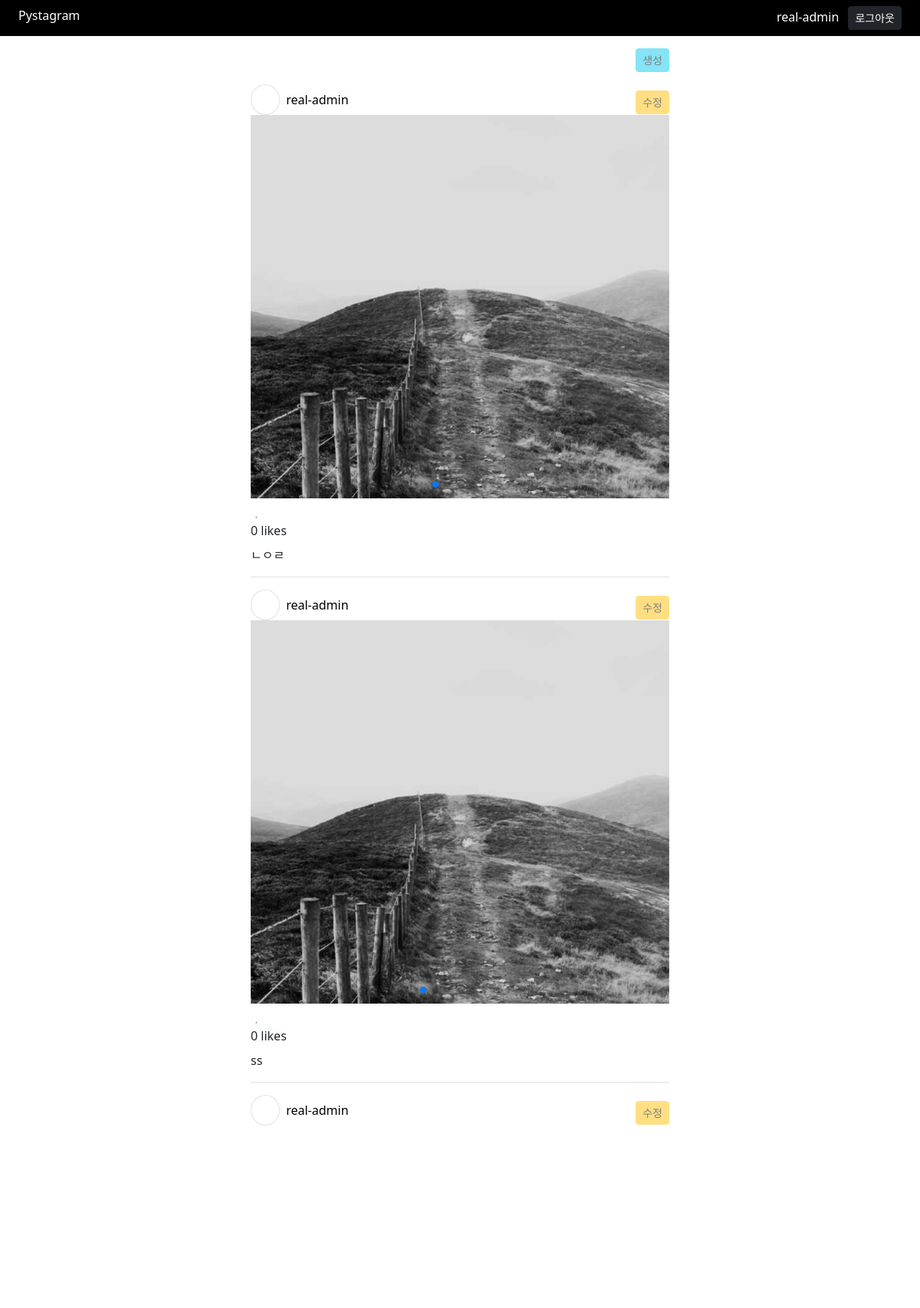
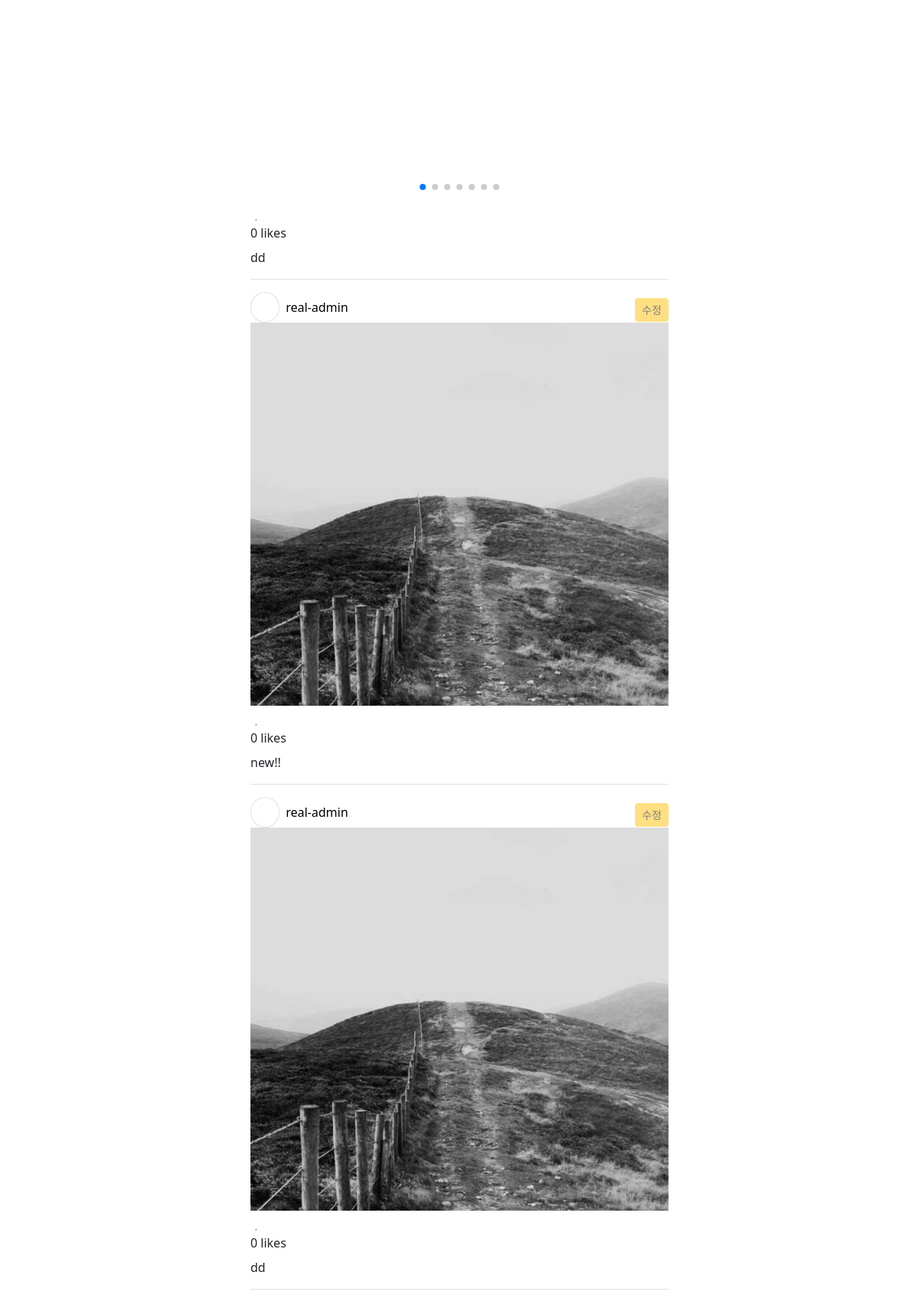
The page / (signed in) on the database as committed earlier (2 pictures, top to bottom).
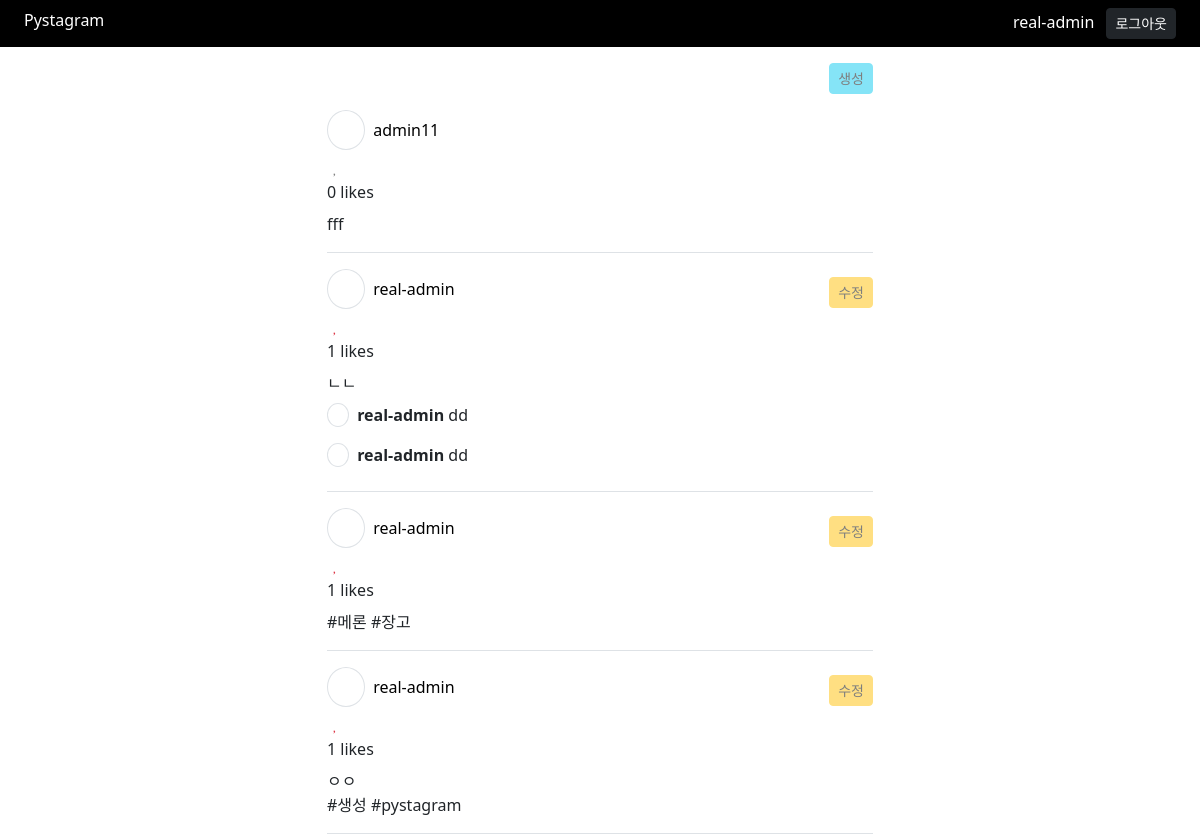
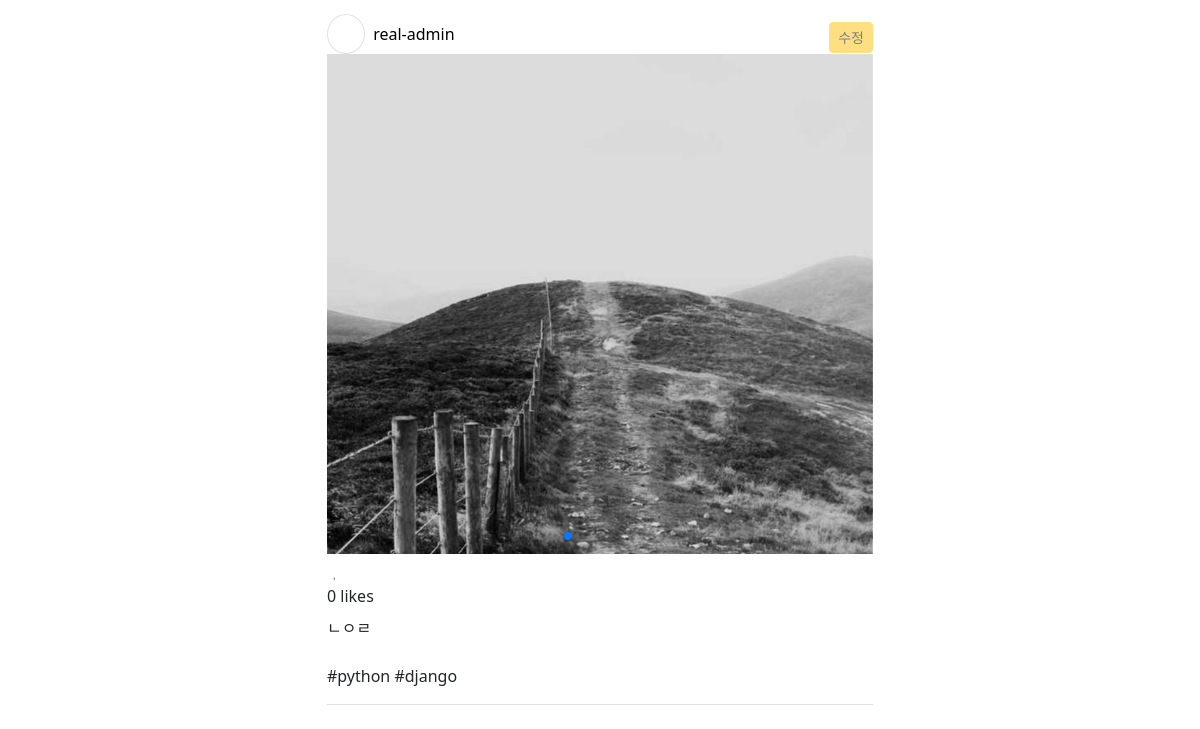
The same page on the database as committed later (2 pictures, top to bottom).
### post/models.py (models this page shows, shortened)
class Post(TimestampModel):  # utils/models.py 에서 상속 받은 모델
    content = models.TextField('본문')
    user = models.ForeignKey(User, on_delete=models.CASCADE)  # 외례키 설정, 유저 삭제시 같이 삭제
    class Meta:
        verbose_name = '포스트'
        verbose_name_plural = '포스트 목록'

class PostImage(TimestampModel):
    post = models.ForeignKey(Post, on_delete=models.CASCADE, related_name='images')  # related_name='postimage_set'이 기본값
    image = models.ImageField('이미지', upload_to='post/%Y/%m/%d')  # 이미지 경로가 post/년/월/일
    class Meta:
        verbose_name = '이미지'
        verbose_name_plural = '이미지 목록'

class Comment(TimestampModel):
    post = models.ForeignKey(Post, related_name='comments', on_delete=models.CASCADE)
    content = models.CharField('내용', max_length=255)
    user = models.ForeignKey(User, on_delete=models.CASCADE)

### member/models.py (models this page shows, shortened)
class User(AbstractBaseUser):  # 기본 기능은 상속받아서 사용
    email = models.EmailField(
        verbose_name='email',
        unique = True
    )
    is_active = models.BooleanField(default = False) # 기본적으로 비활성화 시켜놓고 확인 후 활성화
    is_admin = models.BooleanField(default = False)  # admin 기능
    nickname = models.CharField('nickname', max_length=20, unique=True)
    following = models.ManyToManyField(
        'self', symmetrical=False, related_name='followers',
        through='UserFollowing', through_fields=('from_user', 'to_user')
    )  # 'self' User가 User를 받을 수 없어서 self사용
    objects = UserManager()  # 메니져는 UserManager()
    USERNAME_FIELD = 'email'  # 기본 유저네임(아이디)를 email로 지정
    EMAIL_FIELD = 'email'
    REQUIRED_FIELDS = []
    class Meta:
        verbose_name = '유저'
        verbose_name_plural = f'{verbose_name} 목록'
    def __str__(self):
        return self.nickname

### post/views.py (the view)
# urls.py: path('', post_views.PostListView.as_view(), name='main'),
class PostListView(ListView):
    queryset = Post.objects.all().select_related('user').prefetch_related('images', 'comments', 'likes')
    template_name = 'post/list.html'
    paginate_by = 5
    ordering = ('-created_at',)
    def get_context_data(self, *args, **kwargs):
        data = super().get_context_data(*args, **kwargs)
        data['comment_form'] = CommentForm()
        return data

### post/templatetags/custom_tag.py (called while the page is built)
@register.simple_tag()
def add_like_class(user, likes):
    for like_obj in likes:
        if like_obj.user == user:
            return ' text-danger'
    return ''

### templates/post/list.html (shortened to what this page needs)
{% extends 'base.html' %}
{% load static %}
{% load custom_tag %}
{% block style %}
    <link rel="stylesheet" href="https://cdn.jsdelivr.net/npm/swiper@11/swiper-bundle.min.css"/>
{% endblock %}
{% block content %}
    <div class="row">
        <div class="text-end col-10 offset-1 col-lg-6 offset-lg-3 opacity-50">
            <a class="btn btn-sm btn-info" href="{% url 'create' %}">생성</a>
        </div>
        <div class="col-10 offset-1 col-lg-6 offset-lg-3 infinite-container">
            {% for post in object_list %}
                <div class="border-bottom my-4 pb-2 infinite-item">
                    <div class="mb-2">
                        <span class="p-2 border rounded-circle me-2">
                            <i class="fa-solid fa-user" style="width: 16px; padding-left: 3px;"></i>
                        </span>
                        <a href="{% url 'profile:detail' post.user.nickname %}" class="text-decoration-none text-black">
                            {{ post.user.nickname }}
                        </a>
                        {% if post.user == request.user %}
                            <a href="{% url 'update' post.pk %}" class="btn btn-warning btn-sm opacity-50 float-end">수정</a>
                        {% endif %}
                    </div>
                    <div class="swiper" style="max-height: 500px;">
                        <div class="border-1 swiper-wrapper">
                        {% for post_image in post.images.all %}
                            <div class="swiper-slide">
                                <img class="img-fluid post-image" src="{{ post_image.image.url }}" alt="">
                            </div>
                        {% endfor %}
                        </div>
                        <div class="swiper-pagination"></div>
                    </div>
                    <div class="mt-1">
                        <button class="border-0 bg-transparent rounded-3 like-btn{% add_like_class request.user post.likes.all %}" data-post_pk="{{ post.pk }}">
                            <i class="fa-regular fa-heart"></i>
                        </button>
                        <button class="border-0 bg-transparent rounded-3 add-comment">
                            <i class="fa-regular fa-comment"></i>
                        </button>
                        <div>
                            {{ post.likes.count }} likes
                        </div>
                        <div class="my-2">
                        {{ post.content | linebreaksbr }}
                        </div>
                    </div>
                    <div class="mt-2">
                        {% for comment in post.comments.all %}
                            <p>
                                <span class="px-1 py-0 border rounded-circle me-2">
                                    <i class="fa-solid fa-user fa-xs" style="width:8px; padding-left: 1px;"></i>
                                </span>
                                <strong>{{ comment.user }}</strong> {{ comment.content | linebreaksbr }}
                            </p>
                        {% endfor %}
                    </div>
                </div>
            {% endfor %}
        </div>
    </div>
{% endblock %}

Rows that differ between the two databases and show on the page:
no longer on this page (row unchanged): Post: user.nickname "real-admin", shows "수정", likes.count "0", content "ss"
no longer on this page (row unchanged): PostImage: image (picture), shown under "real-admin"
no longer on this page (row unchanged): Post: user.nickname "real-admin", shows "수정", likes.count "0", content "dd"
no longer on this page (row unchanged): Post: user.nickname "real-admin", shows "수정", likes.count "0", content "new!!"
no longer on this page (row unchanged): PostImage: image (picture), shown under "real-admin"
no longer on this page (row unchanged): Post: user.nickname "real-admin", shows "수정", likes.count "0", content "dd"
no longer on this page (row unchanged): PostImage: image (picture), shown under "real-admin"
added Post: user.nickname "admin11", likes.count "0", content "fff"
added Post: user.nickname "real-admin", shows "수정", likes.count "1", content "ㄴㄴ"
added Comment: user "real-admin", content "dd"
added Comment: user "real-admin", content "dd"
added Post: user.nickname "real-admin", shows "수정", likes.count "1", content "#메론 #장고"
added Post: user.nickname "real-admin", shows "수정", likes.count "1", content "ㅇㅇ #생성 #pystagram"
changed Post: content "ㄴㅇㄹ" → "ㄴㅇㄹ #python #django"
